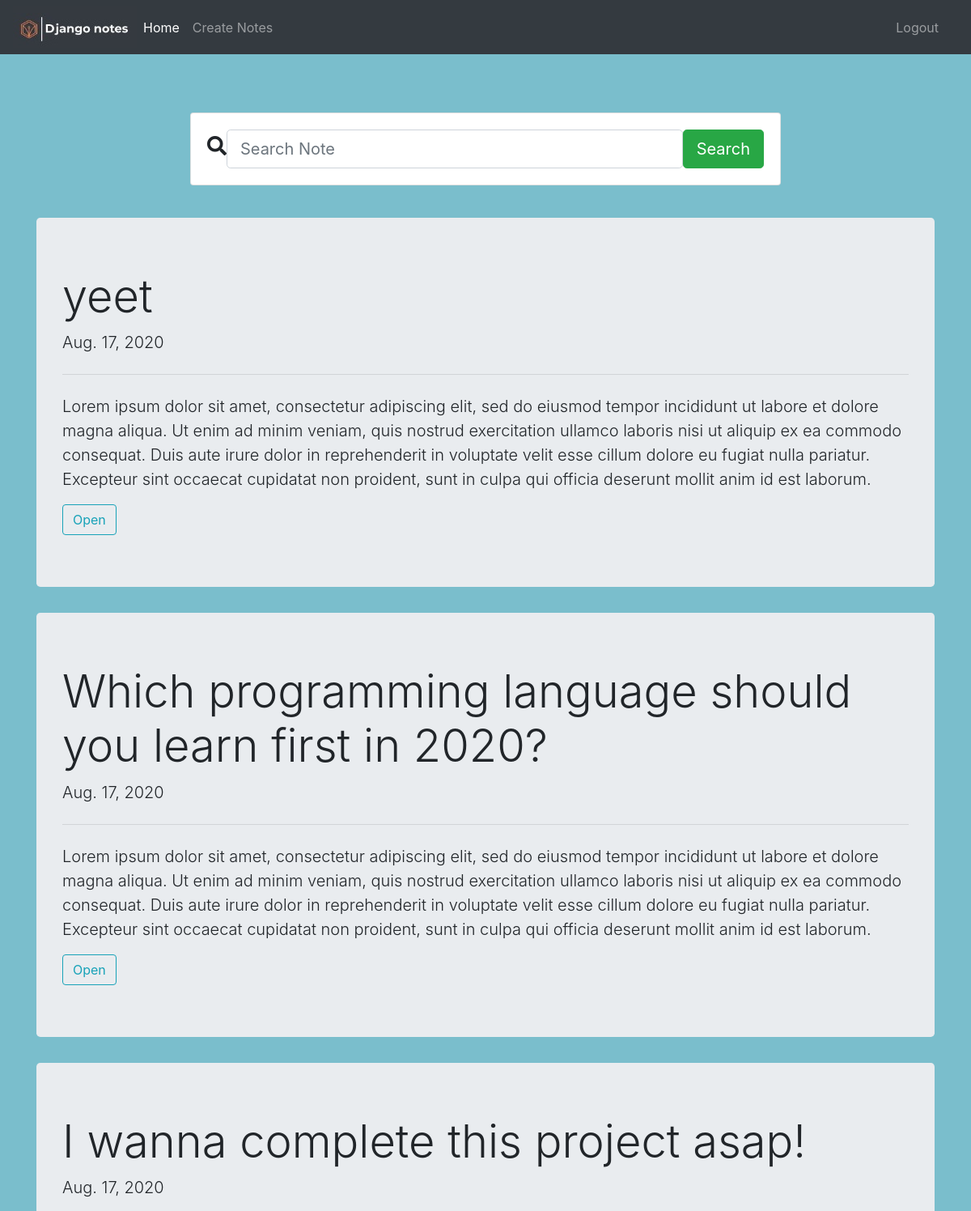
The app's page /home/1 (signed in, upper part), older data.
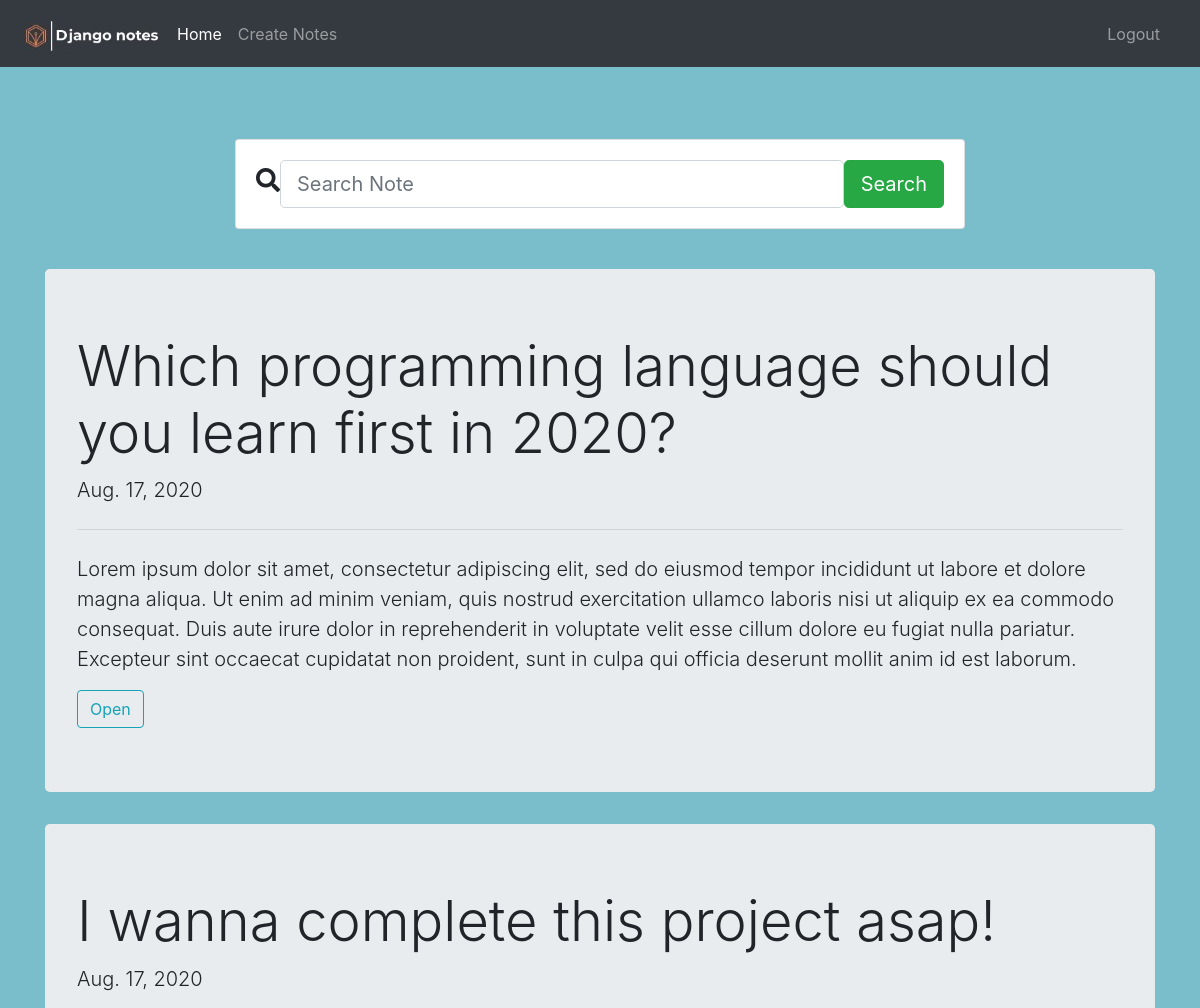
The same page, newer data.
### userdata/models.py (models this page shows)
class note(models.Model):
    title = models.CharField(max_length=512, null=True)
    note = models.TextField(null=True)
    date = models.DateField(auto_now_add=True, null=True)
    author = models.ForeignKey(User, on_delete=models.CASCADE)

### userdata/views.py (the view)
# urls.py: 2. Add a URL to urlpatterns:  path('', views.home, name='home')
@login_required
def home(request, pk):
    user = User.objects.get(id=pk)
    if user.id == request.user.id:
        noten = user.note_set.all()
        context = {
            'title': 'Home',
            'notes': noten
        }
        return render(request, 'userdata/home.html', context)
    else:
        return redirect(home, request.user.id)

### userdata/templates/userdata/home.html (shortened to what this page needs)
{% extends 'userdata/base.html' %}
{% load static %}
{% block content %}
<br>
<link href="//maxcdn.bootstrapcdn.com/bootstrap/4.1.1/css/bootstrap.min.css" rel="stylesheet" id="bootstrap-css">
<link rel="stylesheet" href="https://use.fontawesome.com/releases/v5.1.0/css/all.css">
<div class="container">
    <br/>
	<div class="row justify-content-center">
                        <div class="col-12 col-md-10 col-lg-8">
                            <form class="card card-sm">
                                <div class="card-body row no-gutters align-items-center">
                                    <div class="col-auto">
                                        <i class="fas fa-search h4 text-body"></i>
                                    </div>
                                    <div class="col">
                                        <input class="form-control form-control-lg form-control-borderless" type="search" placeholder="Search Note">
                                    </div>
                                    <div class="col-auto">
                                        <button class="btn btn-lg btn-success" type="submit">Search</button>
                                    </div>
                                </div>
                            </form>
                        </div>
                    </div>
</div>
<br>
{% if notes %}
{% for note1 in notes %}
<div class="container">
    <div class="row justify-content-center">
        <div class="col">
            <div class="jumbotron">
                <h1 class="display-4">{{note1.title}}</h1>
                <p class="lead">{{ note1.date }}</p>
                <hr class="my-4">
                <p class="lead">{{ note1.note }}</p>
                <a class="btn btn-outline-info" href="{% url 'view_note'  pk=note1.id %}">Open</a>
              </div>
        </div>
    </div>
</div>
{% endfor %}
{% endif %}
{% endblock %}

Row changes from the older to the newer data that the page shows:
removed note: title "yeet", date "Aug. 17, 2020", note "Lorem ipsum dolor sit amet, consectetur adipiscing elit, sed do eiusmod tempor incididunt ut labore et dolore magna aliqua. Ut enim ad minim veniam, quis nostrud exercitation ullamco laboris nisi ut aliquip ex ea commodo consequat. Duis aute irure dolor in reprehenderit in voluptate velit esse cillum dolore eu fugiat nulla pariatur. Excepteur sint occaecat cupidatat non proident, sunt in culpa qui officia deserunt mollit anim id est laborum."
